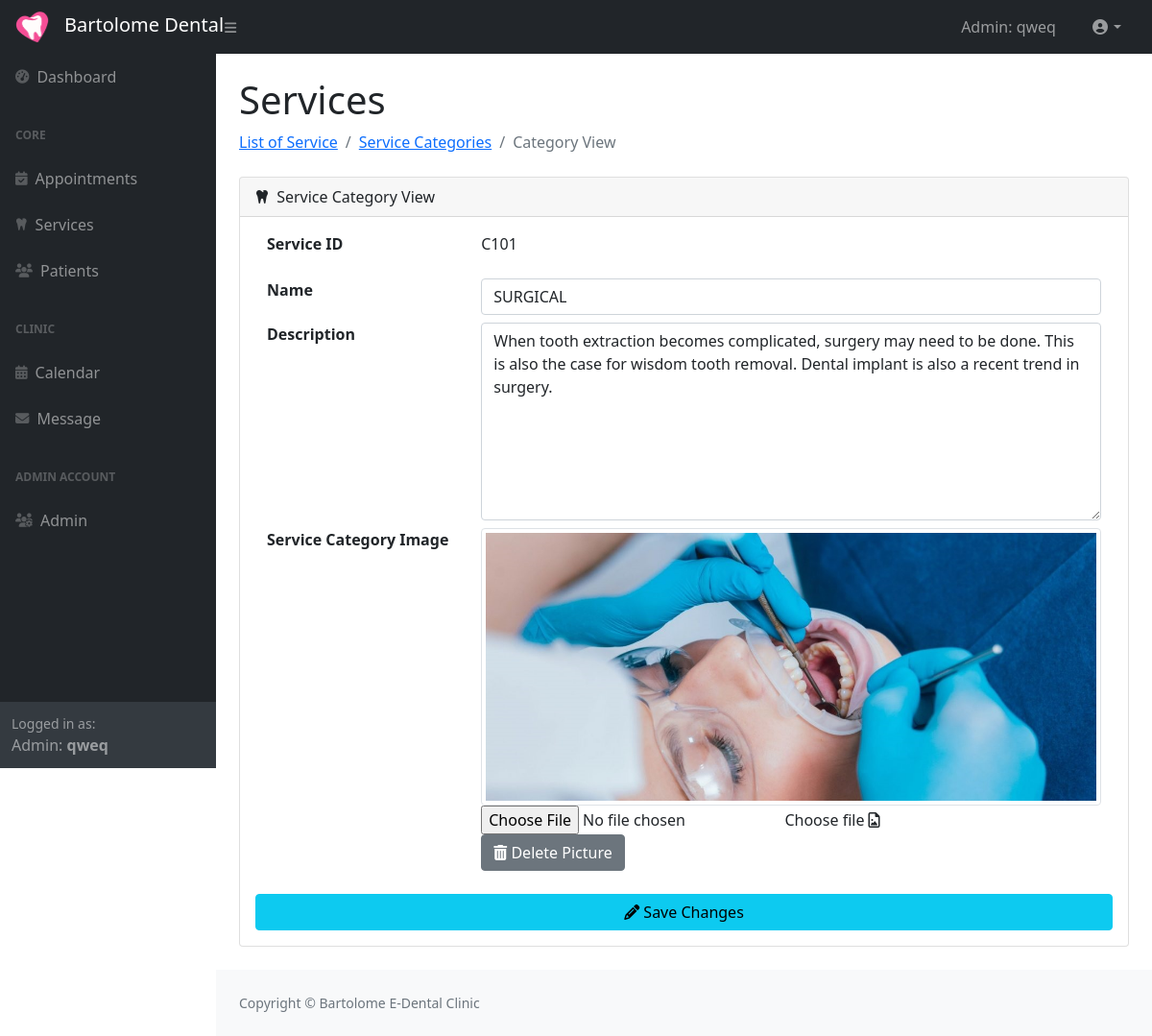
Page /admin/serviceCategoriesView.php?svCategoryId=C101 (signed in) on the committed database.
### tables this page shows
CREATE TABLE `service_category` (
  `ServiceCategory_Id` varchar(4) NOT NULL,
  `Name` varchar(30) NOT NULL,
  `Description` text NOT NULL,
  `ImgFileName` varchar(100) NOT NULL
);

### classes/databaseConnection.class.php (called while the page is built)
<?php
class DatabaseConnection {
    private $host = 'localhost';
    private $user = 'root';
    private $password = '';
    private $databaseName = 'dentalclinic_system';
    protected function connect(){
        try{
            $dsn = 'mysql:host='. $this->host .';dbname='. $this->databaseName;
            $pdo =  new PDO($dsn, $this->user, $this->password);
            $pdo->setAttribute(PDO::ATTR_DEFAULT_FETCH_MODE,PDO::FETCH_ASSOC);
            return $pdo;
        }catch(PDOException $e){
            print "Error: " .$e->getMessage() . "<br/>";
            die();
        }
    }
}

### classes/serviceCategory.class.php (called while the page is built, shortened)
<?php
include_once 'databaseConnection.class.php';
class ServiceCategory extends DatabaseConnection
{
    public function getServicesCategory_ById($serviceCategory_Id)
    {
        $sql = "SELECT `Name`, `Description`, `ImgFileName` FROM `service_category` WHERE `ServiceCategory_Id` = ?";
        $stmt = $this->connect()->prepare($sql);
        $stmt->execute([$serviceCategory_Id]);
        while ($row = $stmt->fetch()) {
            return array("Name" => $row["Name"],  "Description" => $row["Description"],  "ImgFileName" => $row["ImgFileName"]);
        }
    }
}

### admin/serviceCategoriesView.php (the view, shortened to what this page needs)
<?php session_start();
include_once '../classes/serviceCategory.class.php';
$serviceCategory_obj = new ServiceCategory();
?>
<!DOCTYPE html>
<html lang="en">
<head>
    <?php include 'html-head.php' ?>
</head>
<body class="sb-nav-fixed">
    <?php include 'nav_top.php' ?>
    <div id="layoutSidenav">
        <?php include 'nav_side.php' ?>
        <div id="layoutSidenav_content">
            <main>
                <div class="container-fluid px-4">
                    <h1 class="mt-4">Services</h1>
                    <ol class="breadcrumb mb-4">
                        <li class="breadcrumb-item active">
                            <a href="service">List of Service</a>
                        </li>
                        <li class="breadcrumb-item active" aria-current="page">
                            <a href="service/categories">Service Categories</a>
                        </li>
                        <li class="breadcrumb-item active" aria-current="page">
                            Category View
                        </li>
                    </ol>
                    <div class="card mb-4">
                        <div class="card-header">
                            <i class="fas fa-tooth me-1"></i> Service Category View
                        </div>
                        <div class="card-body">
                            <?php
                            $svCatId = $_GET["svCategoryId"];
                            $svCategory = $serviceCategory_obj->getServicesCategory_ById($svCatId);
                            ?>
                            <div class="container">
                                <dl class="row">
                                    <dt class="col-sm-3">Service ID</dt>
                                    <dd class="col-sm-9">
                                        <p id="serviceCat_id"><?php echo $_GET["svCategoryId"] ?></p>
                                    </dd>
                                    <dt class="col-sm-3">Name</dt>
                                    <dd class="col-sm-9">
                                        <input type="text" value="<?php echo $svCategory['Name'] ?>" class="w-100 form-control" id="serviceCat_name">
                                    </dd>
                                    <dt class="col-sm-3">Description</dt>
                                    <dd class="col-sm-9">
                                        <textarea class="form-control" rows="8" id="serviceCat_description"><?php echo $svCategory["Description"] ?></textarea>
                                    </dd>
                                    <dt class="col-sm-3">Service Category Image</dt>
                                    <dd class="col-sm-9">
                                        <?php
                                        $serviceImgFilename = (strcmp($svCategory["ImgFileName"], "") != 0) ? $svCategory["ImgFileName"] . ".jpg" : "logov2.png";
                                        $imagePath = "../resources/Dental_Pics/ALL_CATEGORIES/" . $serviceImgFilename;
                                        ?>
                                        <img src="<?php echo $imagePath; ?>" alt=" <?php echo $imagePath; ?>" class="img-thumbnail" id="serviceCatImage">
                                        <form id="formImage" onsubmit="return false">
                                            <input type="file" id="serviceCat_image" class="" aria-describedby="inputGroupFileAddon01" accept="image/jpeg">
                                            <label class="" for="serviceCat_image">Choose file <i class="fa fa-file-image-o" aria-hidden="true"></i></label>
                                        </form>
                                        <button type="button" id="btnImage" class="btn btn-secondary "> <i class="fa fa-trash" aria-hidden="true"></i>
                                            Delete Picture</button>
                                    </dd>
                                </dl>
                            </div>
                             <div class="row">
                                <div class="col">
                                    <button type="button" id="btnEditService" class="btn btn-info w-100" data-bs-toggle="modal" data-bs-target="#serviceChanges"> <i class="fa fa-pencil" aria-hidden="true"></i>
                                        Save Changes</button>
                                </div>
                            </div>
                        </div>
                    </div>
                </div>
            </main>
            <?php include 'html-footer.php' ?>
        </div>
    </div>
</body>
</html>

### rows in the picture
service_category: Name "SURGICAL", Description "When tooth extraction becomes complicated, surgery may need to be done. This is also the case for wisdom tooth removal. Dental implant is also a recent trend in surgery.", ImgFileName (picture)

### other values in the picture
$_SESSION["userAdmin"] "qweq"
$_GET["svCategoryId"] "C101"
